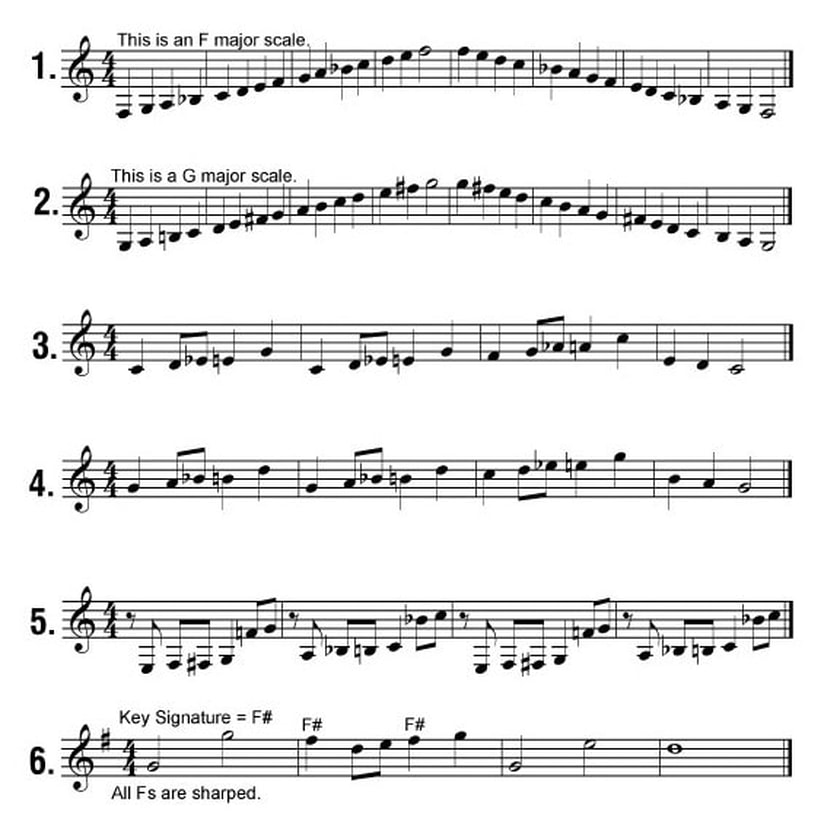
#> input picture OMRImplementation/datasets/images/raw/accidentals.jpg, 840 x 840 px
$ python symbol_segmentation_bruteforce.py
#> lines starting #> are read from the running program, lines starting #| are printed output that depends on the picture; after the words box and inside, x2 and y2 are one past the last pixel; in counts of white or black regions, pixels touching at a corner belong together
import tkinter as tk
from tkinter import filedialog
import numpy as np
import cv2
import os
import shutil

root = tk.Tk()
root.withdraw()

# Set the initial directory
initial_directory = '/Users/andrewyan/Desktop/OMR_Project/OMRImplementation/datasets/images'

# Open a file dialog to select an image
file_path = filedialog.askopenfilename(
    title="Select an Image",
    initialdir=initial_directory,
    filetypes=[("Image Files", "*.png *.jpg *.jpeg *.bmp *.tiff *.gif")]
)
#> the answer given: ../datasets/images/raw/accidentals.jpg

if not file_path:
    print("No file selected!")
else:
    # Load the input image
    image = cv2.imread(file_path)
#> image is the input picture: shape (840, 840, 3); min 0, max 255, mean 233.3
    if image is None:
        print(f"Unable to load image from {file_path}")
    else:
        if len(image.shape) == 3:  # If the image is in color
            image = cv2.cvtColor(image, cv2.COLOR_BGR2GRAY)
#> image: shape (840, 840)
        ret, binarized_image = cv2.threshold(image, 127, 255, cv2.THRESH_BINARY)
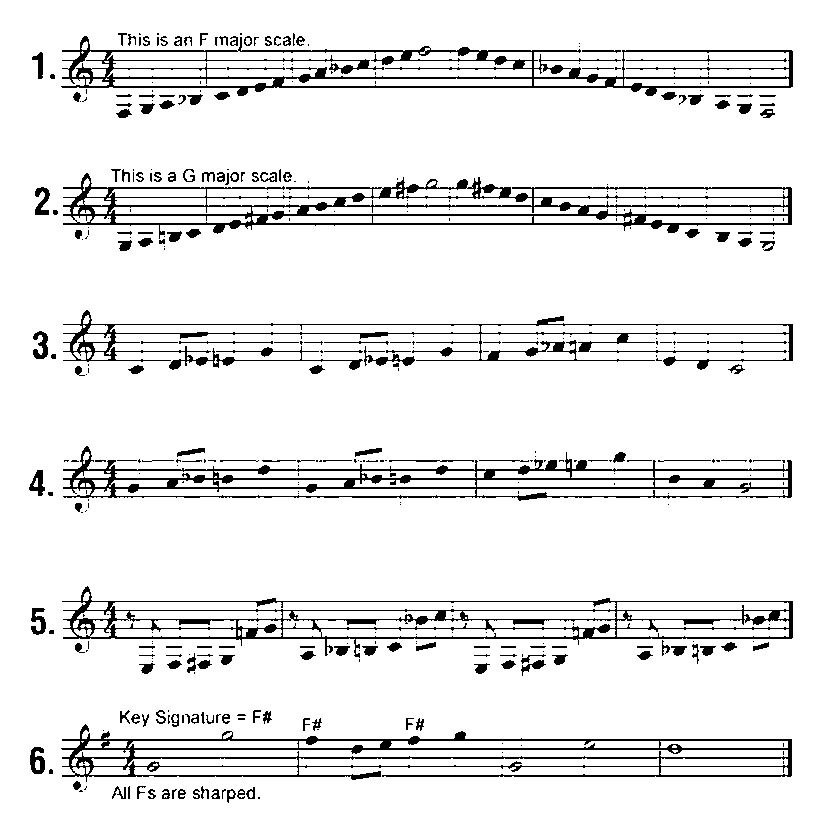
#> binarized_image: shape (840, 840); 91.8% white; 420 black regions (232 under 20 px), largest, box (x1, y1, x2, y2) and area: (63, 173, 792, 239) 9104, (61, 724, 792, 782) 7978, (61, 36, 793, 96) 7887
        binarized_image = cv2.bitwise_not(binarized_image)

    # Function to find segments
    def find_segments(proj):
        segments = []
        in_segment = False
        start = 0
        for i, value in enumerate(proj):
            if value > 0 and not in_segment:
                in_segment = True
                start = i  # Start of the segment
            elif value == 0 and in_segment:
                in_segment = False
                end = i  # End of the segment
                segments.append((start, end))
        if in_segment:
            segments.append((start, len(proj)))  # Handle case where segment ends at the last element
        return segments

    # Define the save directory
    save_directory = "/Users/andrewyan/Desktop/OMR_datasets/segmented_symbols"
    if not os.path.exists(save_directory):
        os.makedirs(save_directory)

    # Erase the save directory if it exists and recreate it
    if os.path.exists(save_directory):
        shutil.rmtree(save_directory)  # Remove the existing directory
    os.makedirs(save_directory)  # Create a new empty directory

    bounding_boxes = []
    symbol_count = 0

    # Horizontal projection for initial segmentation
    h_proj = np.sum(binarized_image, axis=1)
#> h_proj = 840 values, max 190230 at index 214, min 0 at index 0, mean 17468.1
    h_segments = find_segments(h_proj)
#> the loop in find_segments, `for i, value in enumerate(proj):` made 840 passes
#> (value, in_segment) on pass 34: (5865, True)
#> in_segment on passes 119, 170, 252, 311, 377, 447: False, True, False, True, False, True
#> after the loop in find_segments, `for i, value in enumerate(proj):`: end = 803; in_segment = False; segments = [(33, 118), (169, 251), (310, 376), (446, 501), (502, 513), (586, 676), (710, 803)]; start = 710
#> h_segments has the same summary as segments in find_segments

    for start_row, end_row in h_segments:
        # Extract the row segment
        row_image = binarized_image[start_row:end_row, :]
        v_proj = np.sum(row_image, axis=0)
        v_segments = find_segments(v_proj)

        for start_col, end_col in v_segments:
            # Extract the vertical segment
            symbol_region = binarized_image[start_row:end_row, start_col:end_col]

            # Sub-segmentation: Apply horizontal projection again within the vertical segment
            sub_h_proj = np.sum(symbol_region, axis=1)
            sub_h_segments = find_segments(sub_h_proj)

            for sub_start_row, sub_end_row in sub_h_segments:
                # Calculate the bounds of the second round
                second_top = start_row + sub_start_row
                second_bottom = start_row + sub_end_row
                second_left = start_col
                second_right = end_col

                # Extract the sub-segment region
                second_region = binarized_image[second_top:second_bottom, second_left:second_right]

                # Third round of segmentation: Apply vertical projection within the second region
                third_v_proj = np.sum(second_region, axis=0)
                third_v_segments = find_segments(third_v_proj)

                for third_start_col, third_end_col in third_v_segments:
                    # Calculate final bounding box for the third round
                    final_top = second_top
                    final_bottom = second_bottom
                    final_left = second_left + third_start_col
                    final_right = second_left + third_end_col

                    # Extract the third region
                    third_region = binarized_image[final_top:final_bottom, final_left:final_right]

                    # Fourth round of segmentation: Apply horizontal projection within the third region
                    fourth_h_proj = np.sum(third_region, axis=1)
                    fourth_h_segments = find_segments(fourth_h_proj)

                    for fourth_start_row, fourth_end_row in fourth_h_segments:
                        # Calculate final bounding box for the fourth round
                        fourth_top = final_top + fourth_start_row
                        fourth_bottom = final_top + fourth_end_row
                        fourth_left = final_left
                        fourth_right = final_right

                        # Check if the segment size is greater than 1x1
                        height = fourth_bottom - fourth_top
                        width = fourth_right - fourth_left

                        if height > 1 and width > 1:

                            # Append the bounding box with symbol number
                            bbox = (symbol_count, fourth_top, fourth_bottom, fourth_left, fourth_right)
                            bounding_boxes.append(bbox)

                            # Crop and save the symbol
                            final_symbol = binarized_image[fourth_top:fourth_bottom, fourth_left:fourth_right]
                            final_symbol = cv2.bitwise_not(final_symbol)
                            symbol_filename = os.path.join(save_directory, f"symbol_{symbol_count}.png")
                            cv2.imwrite(symbol_filename, final_symbol)
                            symbol_count += 1
#> this loop made 7 passes
#> (start_row, end_row, v_segments) on passes 1 to 7: (33, 118, [(32, 43), (50, 55), (61, 793)]), (169, 251, [(35, 50), (53, 58), (63, 792)]), (310, 376, [(33, 48), (51, 56), (63, 793)]), (446, 501, [(29, 45), (48, 53), (63, 792)]), (502, 513, [(75, 83), (85, 87), (88, 89), (400, 401), (668, 669)]), (586, 676, [(31, 46), (49, 54), (62, 793)]), (710, 803, [(30, 45), (49, 53), (61, 792)])
#> pass 1, `row_image = binarized_image[start_row:end_row, :]`:
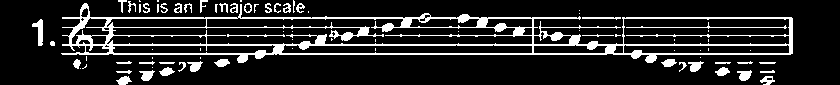
#> row_image: shape (85, 840); 14.6% white; 79 white regions (37 under 20 px), largest, box (x1, y1, x2, y2) and area: (61, 3, 793, 63) 7887, (626, 22, 787, 29) 176, (32, 19, 43, 46) 153
#> pass 1, `cv2.imwrite(symbol_filename, final_symbol)`:
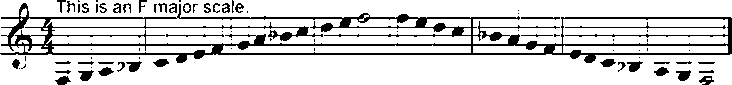
#> saved as symbol_2.png: shape (85, 732); 83.5% white; 77 black regions (37 under 20 px), largest, box (x1, y1, x2, y2) and area: (0, 3, 732, 63) 7887, (565, 22, 726, 29) 176, (676, 70, 691, 81) 108
#> pass 2, `row_image = binarized_image[start_row:end_row, :]`:
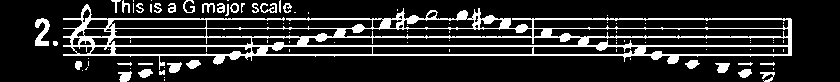
#> row_image: shape (82, 840); 16.2% white; 89 white regions (58 under 20 px), largest, box (x1, y1, x2, y2) and area: (63, 4, 792, 70) 9104, (35, 18, 50, 46) 241, (167, 62, 182, 73) 109
#> pass 2, `cv2.imwrite(symbol_filename, final_symbol)`:
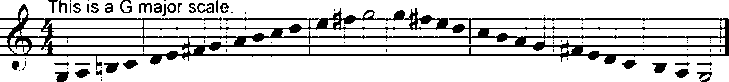
#> saved as symbol_5.png: shape (82, 729); 81.8% white; 87 black regions (58 under 20 px), largest, box (x1, y1, x2, y2) and area: (0, 4, 729, 70) 9104, (104, 62, 119, 73) 109, (55, 71, 69, 82) 107
#> after the loop, bounding_boxes = 20 items, first 6: (0, 52, 79, 32, 43), (1, 74, 79, 50, 55), (2, 33, 118, 61, 793), (3, 187, 215, 35, 50), (4, 210, 215, 53, 58), (5, 169, 251, 63, 792); symbol_count = 20

    # Save bounding boxes to a CSV file
    bbox_csv = os.path.join(save_directory, "bounding_boxes.csv")
    with open(bbox_csv, "w") as f:
        f.write("number,top,bottom,left,right\n")
        for bbox in bounding_boxes:
            f.write(",".join(map(str, bbox)) + "\n")
#> this loop made 20 passes
#> bbox on passes 1 to 12: (0, 52, 79, 32, 43), (1, 74, 79, 50, 55), (2, 33, 118, 61, 793), (3, 187, 215, 35, 50), (4, 210, 215, 53, 58), (5, 169, 251, 63, 792), (6, 331, 359, 33, 48), (7, 354, 359, 51, 56), (8, 310, 376, 63, 793), (9, 470, 496, 29, 45), (10, 492, 496, 48, 53), (11, 446, 501, 63, 792)

    print(f"Segmentation complete. Symbols saved to {save_directory}")
#| Segmentation complete. Symbols saved to /Users/andrewyan/Desktop/OMR_datasets/segmented_symbols

$ run again, on OMRImplementation/datasets/images/raw/ldgr_lines_and_clefs.png
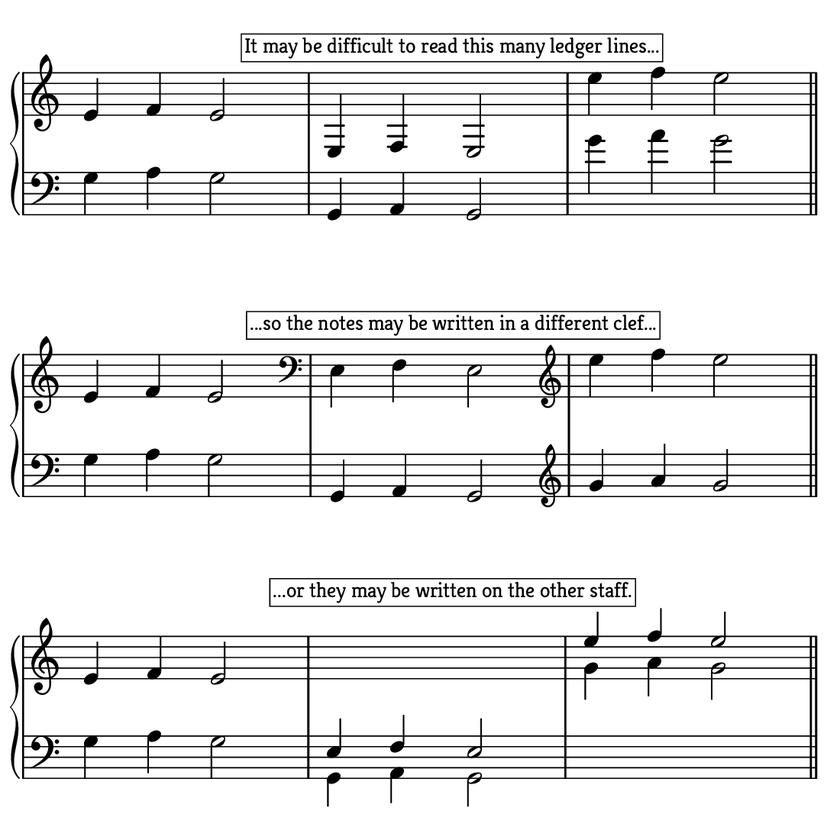
#> input picture OMRImplementation/datasets/images/raw/ldgr_lines_and_clefs.png, 840 x 840 px, shrunk from 1100 x 1100 before the run
#> image is the input picture: shape (840, 840, 3); min 0, max 255, mean 234.1
#> image: shape (840, 840)
#> `ret, binarized_image = cv2.threshold(image, 127, 255, cv2.THRESH_BINARY)`:
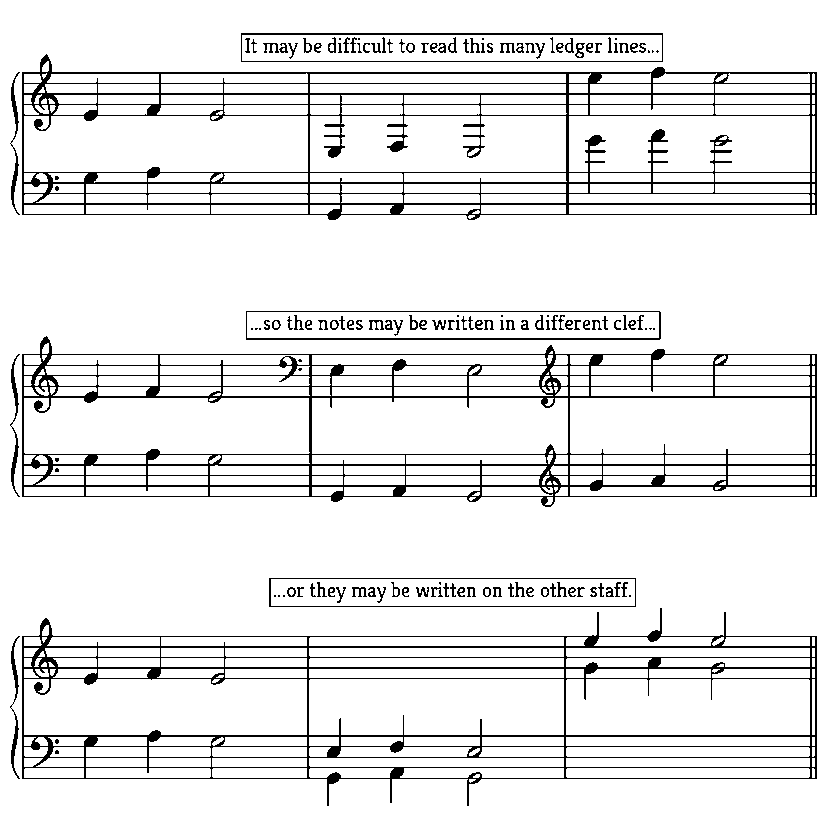
#> binarized_image: shape (840, 840); 91.9% white; black in thin lines or dots, all inside (x1, y1, x2, y2) = (10, 33, 817, 806)
#> h_proj = 840 values, max 203745 at index 104, min 0 at index 0, mean 17430.2
#> the loop in find_segments, `for i, value in enumerate(proj):` made 840 passes
#> (value, in_segment) on pass 34: (107610, True)
#> after the loop in find_segments, `for i, value in enumerate(proj):`: end = 806; in_segment = False; segments = [(33, 220), (311, 507), (578, 607), (608, 806)]; start = 608
#> h_segments = [(33, 220), (311, 507), (578, 607), (608, 806)]
#> the loop `for start_row, end_row in h_segments:` made 4 passes
#> (start_row, end_row, v_segments) on passes 1 to 4: (33, 220, [(10, 20), (22, 817)]), (311, 507, [(10, 20), (22, 817)]), (578, 607, [(269, 636)]), (608, 806, [(10, 20), (22, 817)])
#> pass 2, `cv2.imwrite(symbol_filename, final_symbol)`:
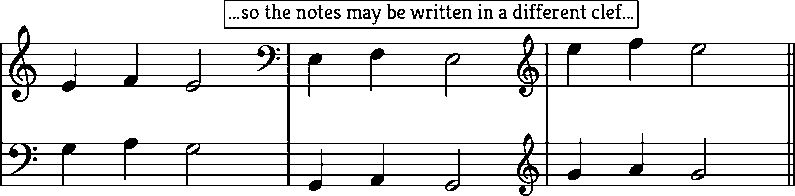
#> saved as symbol_3.png: shape (196, 795); 87.7% white; black in thin lines or dots
#> after the loop `for start_row, end_row in h_segments:`: bounding_boxes = [(0, 72, 215, 10, 20), (1, 33, 220, 22, 817), (2, 354, 497, 10, 20), (3, 311, 507, 22, 817), (4, 578, 607, 269, 636), (5, 636, 779, 10, 20), (6, 608, 806, 22, 817)]; symbol_count = 7
#> the loop `for bbox in bounding_boxes:` made 7 passes
#| Segmentation complete. Symbols saved to /Users/andrewyan/Desktop/OMR_datasets/segmented_symbols
